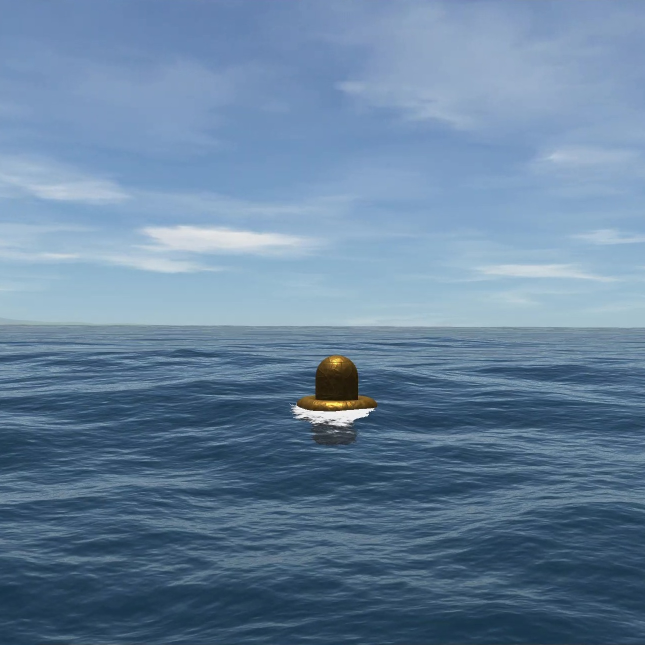
#> input picture image-processing/stereo-vision/stereo-vision-v3/10m/left.jpg, 1290 x 1290 px (shown at 1/2 size)
$ python main.py
#> lines starting #> are read from the running program, lines starting #| are printed output that depends on the picture; after the words box and inside, x2 and y2 are one past the last pixel; in counts of white or black regions, pixels touching at a corner belong together
import cv2
import numpy as np
import math
import os

def find_yellow_object(image):
    hsv = cv2.cvtColor(image, cv2.COLOR_BGR2HSV)

    lower_yellow = np.array([12, 80, 10])
    upper_yellow = np.array([36, 255, 255])

    mask = cv2.inRange(hsv, lower_yellow, upper_yellow)

    kernel = np.ones((5,5), np.uint8)
    mask = cv2.morphologyEx(mask, cv2.MORPH_OPEN, kernel)
    mask = cv2.morphologyEx(mask, cv2.MORPH_CLOSE, kernel)

    contours, _ = cv2.findContours(mask, cv2.RETR_EXTERNAL, cv2.CHAIN_APPROX_SIMPLE)

    if contours:

        largest_contour = max(contours, key=cv2.contourArea)


        M = cv2.moments(largest_contour)
        if M["m00"] != 0:
            cx = int(M["m10"] / M["m00"])
            cy = int(M["m01"] / M["m00"])
            return [cx, cy, int(np.sqrt(cv2.contourArea(largest_contour)/np.pi))]
    return None

def calculate_distance(img_width, x_left, x_right, fov_degrees, baseline):
    disparity = abs(x_right - x_left)
    distance = baseline*img_width/(2*disparity*math.tan(math.radians(fov_degrees/2)))
    return distance, disparity

def process_image_pair(folder_path):
#> called with folder_path = '10m'
    img_left = cv2.imread(os.path.join(folder_path, 'left.jpg'))
#> img_left is the input picture: shape (1290, 1290, 3); mean B, G, R 157.9, 130.6, 102.9
    img_right = cv2.imread(os.path.join(folder_path, 'right.jpg'))
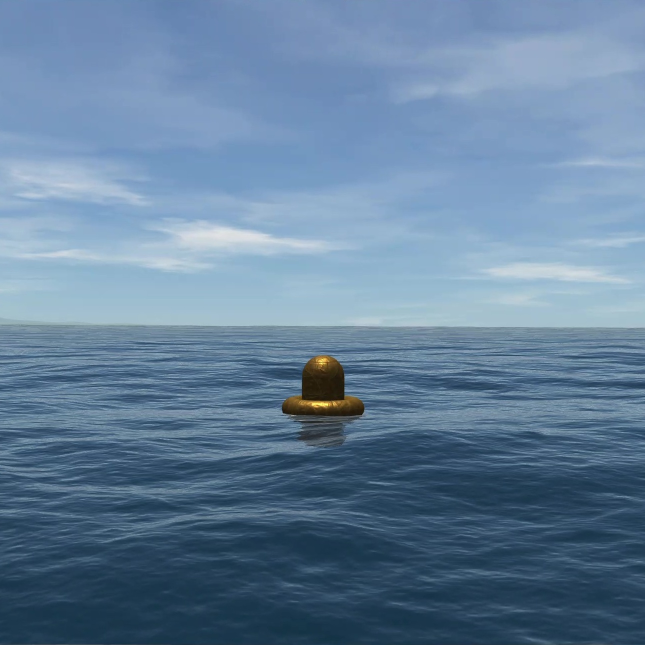
#> input picture image-processing/stereo-vision/stereo-vision-v3/10m/right.jpg, 1290 x 1290 px (shown at 1/2 size)
#> img_right is the input picture: shape (1290, 1290, 3); mean B, G, R 155.6, 128.5, 100.4

    if img_left is None or img_right is None:
        print(f"Error loading images from {folder_path}")
        return

    scale_percent = 75
    img_left = cv2.resize(
        img_left,
        (int(img_left.shape[1] * scale_percent / 100), int(img_left.shape[0] * scale_percent / 100)),
        interpolation=cv2.INTER_AREA
    )
#> img_left: shape (967, 967, 3)
    img_right = cv2.resize(
        img_right,
        (int(img_right.shape[1] * scale_percent / 100), int(img_right.shape[0] * scale_percent / 100)),
        interpolation=cv2.INTER_AREA
    )
#> img_right: shape (967, 967, 3)

    img_left = cv2.GaussianBlur(img_left, (5, 5), 0)
    img_right = cv2.GaussianBlur(img_right, (5, 5), 0)

    yellow_left = find_yellow_object(img_left)
#> in find_yellow_object, `hsv = cv2.cvtColor(image, cv2.COLOR_BGR2HSV)`: hsv: shape (967, 967, 3); mean H, S, V 104.1, 96.9, 158.2
#> in find_yellow_object, `mask = cv2.inRange(hsv, lower_yellow, upper_yellow)`:
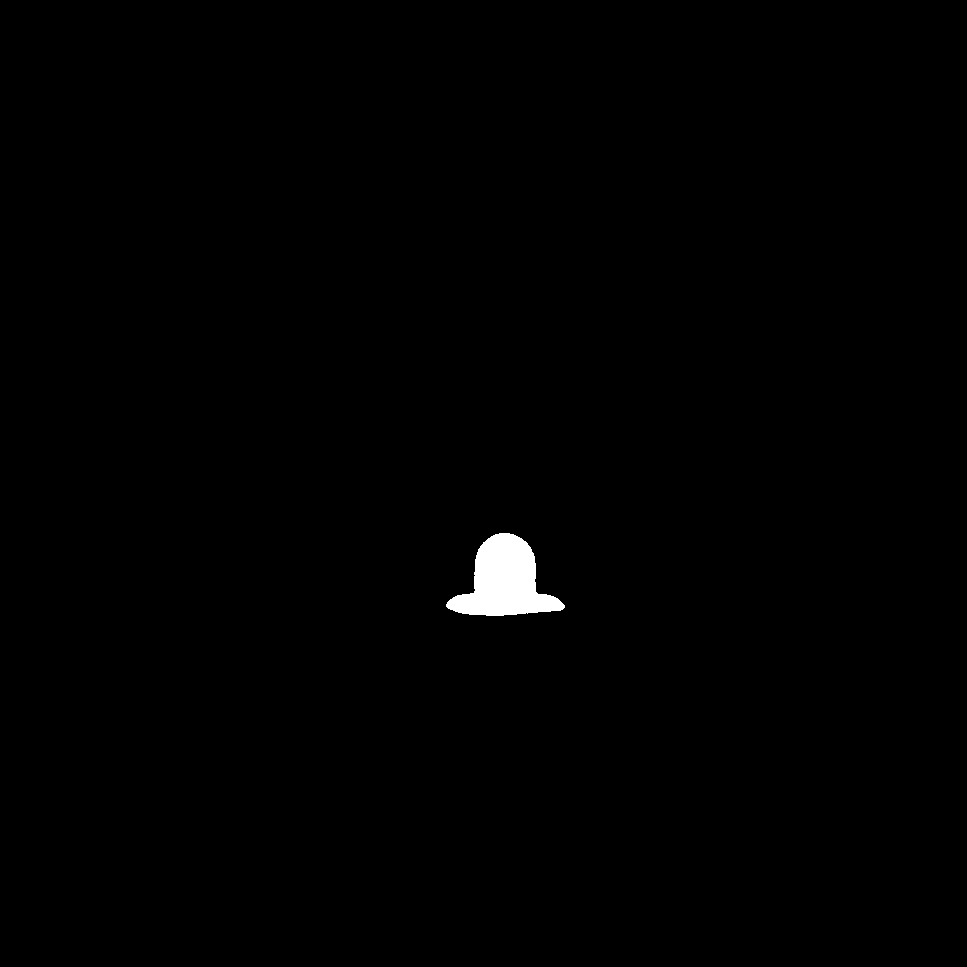
#> mask: shape (967, 967); 0.59% white; 1 white region, box (x1, y1, x2, y2) and area: (446, 533, 565, 616) 5485
#> in find_yellow_object, `mask = cv2.morphologyEx(mask, cv2.MORPH_OPEN, kernel)`: mask: shape (967, 967); 0.59% white; 1 white region, box (x1, y1, x2, y2) and area: (447, 533, 564, 616) 5475
#> in find_yellow_object, `mask = cv2.morphologyEx(mask, cv2.MORPH_CLOSE, kernel)`: mask: shape (967, 967); 0.59% white; 1 white region
#> in find_yellow_object, `contours, _ = cv2.findContours(mask, cv2.RETR_EXTERNAL, cv2.CHAIN_APPR..`: contours = 1 contour; box (x1, y1, x2, y2) and area: (447, 533, 564, 616) 5318
#> in find_yellow_object, `largest_contour = max(contours, key=cv2.contourArea)`: largest_contour = contour of 103 points, box (x1, y1, x2, y2) (447, 533, 564, 616), area 5318
#> in find_yellow_object, `M = cv2.moments(largest_contour)`: M = moments, m00 5318, centre m10/m00, m01/m00 = (504.2, 580.9)
#> in find_yellow_object, `cx = int(M["m10"] / M["m00"])`: cx = 504
#> in find_yellow_object, `cy = int(M["m01"] / M["m00"])`: cy = 580
#> yellow_left = [504, 580, 41]
    yellow_right = find_yellow_object(img_right)
#> in find_yellow_object (call 2), `hsv = cv2.cvtColor(image, cv2.COLOR_BGR2HSV)`: hsv: shape (967, 967, 3); mean H, S, V 103.9, 100.2, 156
#> in find_yellow_object (call 2), `mask = cv2.inRange(hsv, lower_yellow, upper_yellow)`:
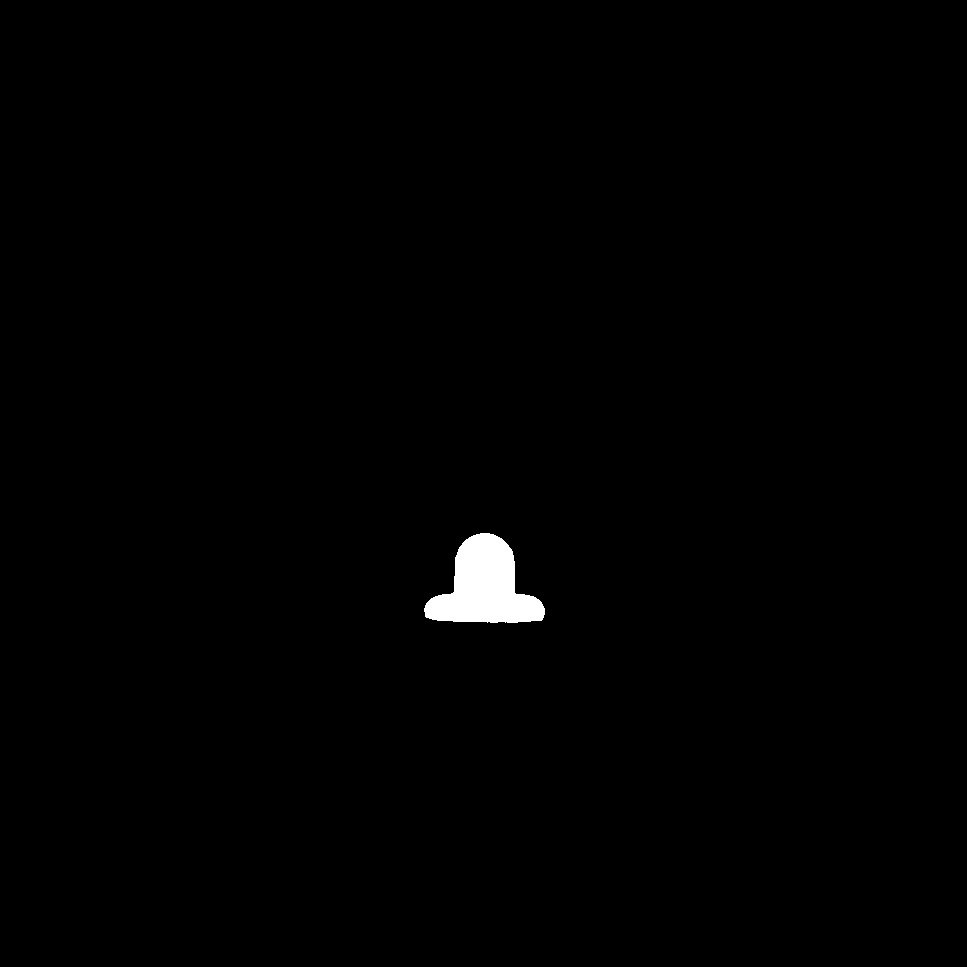
#> mask: shape (967, 967); 0.69% white; 1 white region, box (x1, y1, x2, y2) and area: (424, 533, 545, 623) 6429
#> in find_yellow_object (call 2), `mask = cv2.morphologyEx(mask, cv2.MORPH_OPEN, kernel)`: mask: shape (967, 967); 0.69% white; 1 white region
#> in find_yellow_object (call 2), `contours, _ = cv2.findContours(mask, cv2.RETR_EXTERNAL, cv2.CHAIN_APPR..`: contours = 1 contour; box (x1, y1, x2, y2) and area: (425, 533, 545, 623) 6250
#> in find_yellow_object (call 2), `largest_contour = max(contours, key=cv2.contourArea)`: largest_contour = contour of 104 points, box (x1, y1, x2, y2) (425, 533, 545, 623), area 6250
#> in find_yellow_object (call 2), `M = cv2.moments(largest_contour)`: M = moments, m00 6250.5, centre m10/m00, m01/m00 = (484.4, 586.4)
#> in find_yellow_object (call 2), `cx = int(M["m10"] / M["m00"])`: cx = 484
#> in find_yellow_object (call 2), `cy = int(M["m01"] / M["m00"])`: cy = 586
#> yellow_right = [484, 586, 44]

    if yellow_left is None or yellow_right is None:
        print(f"No yellow objects found in one or both images in {folder_path}")
        return

    x_left = yellow_left[0]
#> x_left = 504
    x_right = yellow_right[0]
#> x_right = 484

    distance, disparity = calculate_distance(img_left.shape[1], x_left, x_right, 50, 0.2)
#> in calculate_distance, `disparity = abs(x_right - x_left)`: disparity = 20
#> in calculate_distance, `distance = baseline*img_width/(2*disparity*math.tan(math.radians(fov_d..`: distance = 10.37
#> distance = 10.37; disparity = 20

    if distance:
        offset = 20
        text_left = f"Dist: {distance:.3f}m"
#> text_left = 'Dist: 10.369m'
        text_right = f"Dist: {distance:.3f}m"
#> text_right = 'Dist: 10.369m'

        cv2.putText(
            img_left,
            text_left,
            (yellow_left[0] - 40, yellow_left[1] + yellow_left[2] + offset),
            cv2.FONT_HERSHEY_SIMPLEX,
            0.6,
            (0, 255, 0),
            2
        )
#> img_left: shape (967, 967, 3); mean B, G, R 157.7, 130.7, 102.8
        cv2.putText(
            img_right,
            text_right,
            (yellow_right[0] - 40, yellow_right[1] + yellow_right[2] + offset),
            cv2.FONT_HERSHEY_SIMPLEX,
            0.6,
            (0, 255, 0),
            2
        )
#> img_right: shape (967, 967, 3); mean B, G, R 155.5, 128.7, 100.3
        print(f"Results for {folder_path}:")
        print(f"  - Estimated distance: {distance:.3f} meters")
#|   - Estimated distance: 10.369 meters
        print(f"  - Disparity: {disparity} pixels")
#|   - Disparity: 20 pixels
        print()

    cv2.circle(img_left, (yellow_left[0], yellow_left[1]), yellow_left[2], (0, 255, 0), 2)
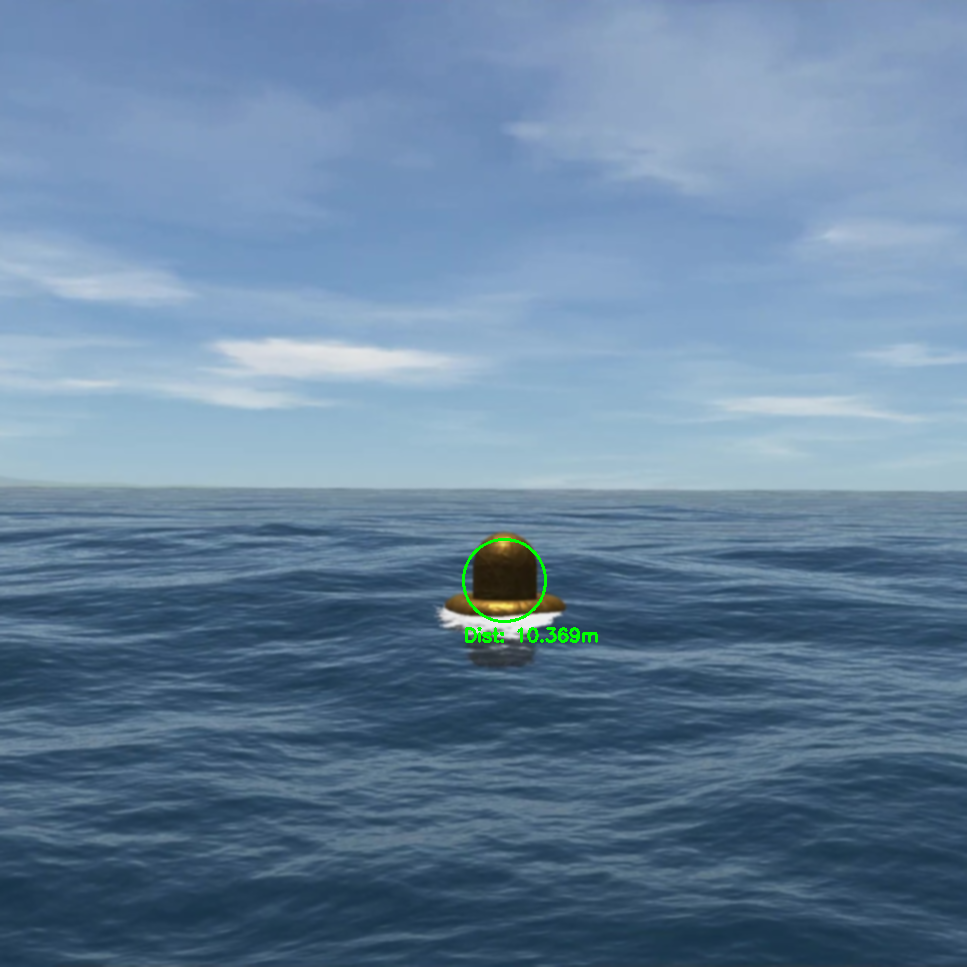
#> img_left: shape (967, 967, 3); mean B, G, R 157.7, 130.9, 102.7
    cv2.circle(img_right, (yellow_right[0], yellow_right[1]), yellow_right[2], (0, 255, 0), 2)
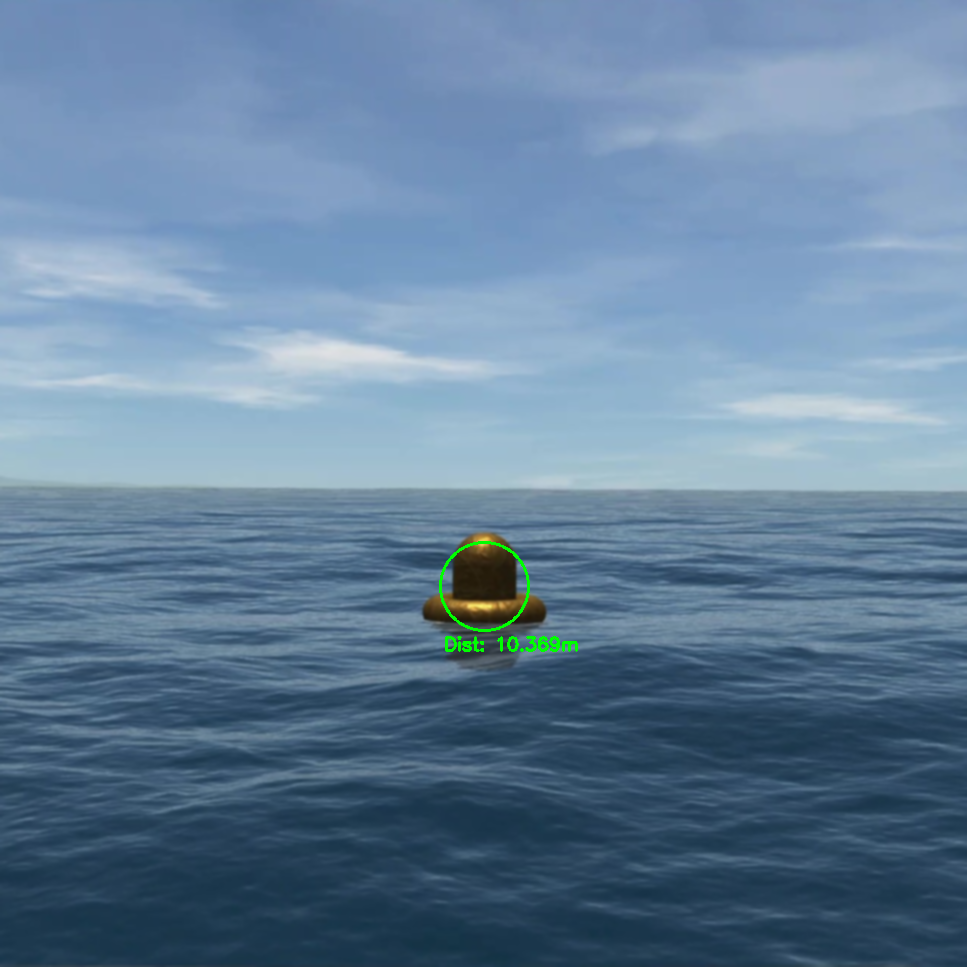
#> img_right: shape (967, 967, 3); mean B, G, R 155.4, 128.8, 100.2

    window_name_left = f"Left Image - {os.path.basename(folder_path)}"
    window_name_right = f"Right Image - {os.path.basename(folder_path)}"

    cv2.imshow(window_name_left, img_left)
    cv2.imshow(window_name_right, img_right)


folders = ['10m', '20m']

for folder in folders:
    process_image_pair(folder)

cv2.waitKey(0)
cv2.destroyAllWindows()
